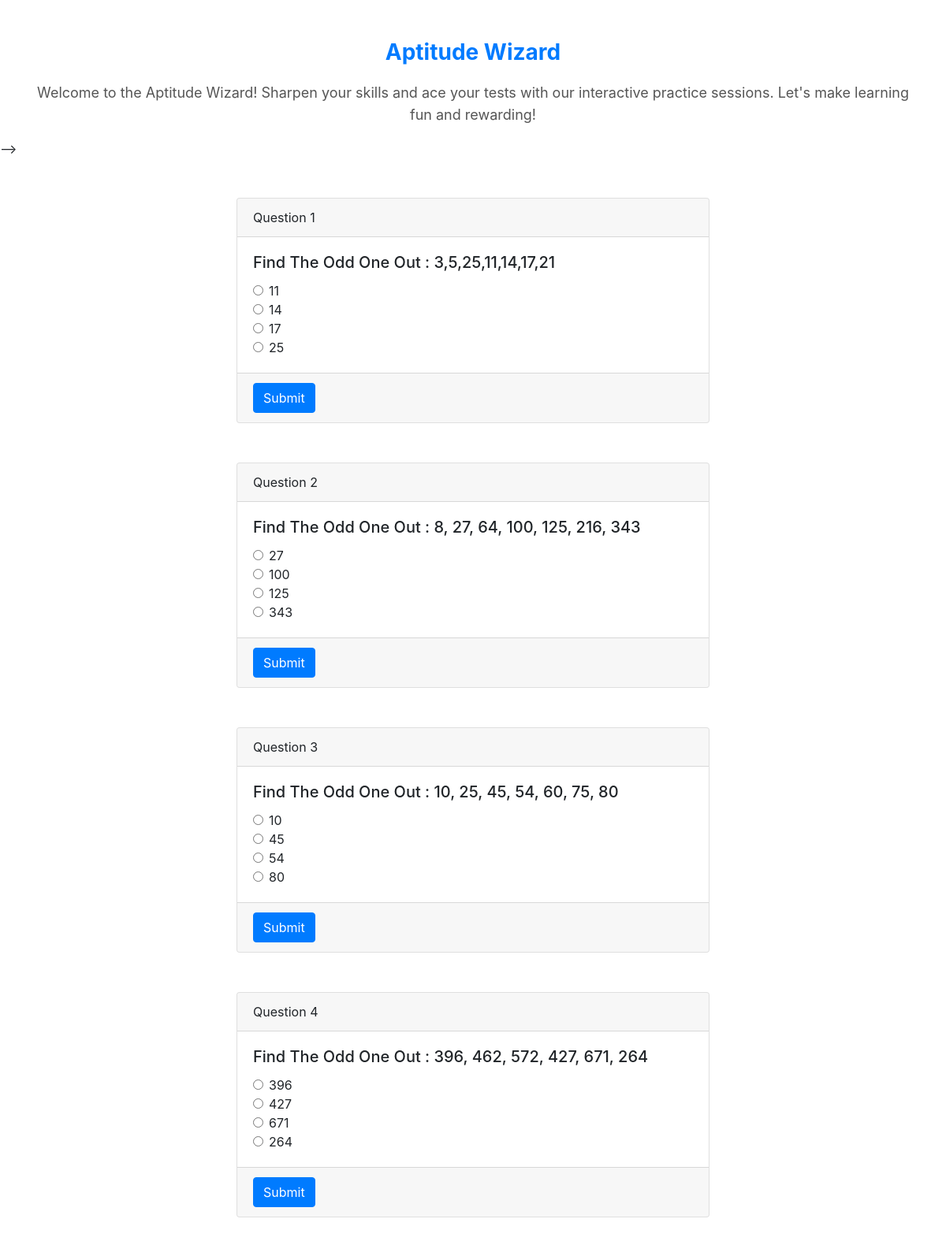
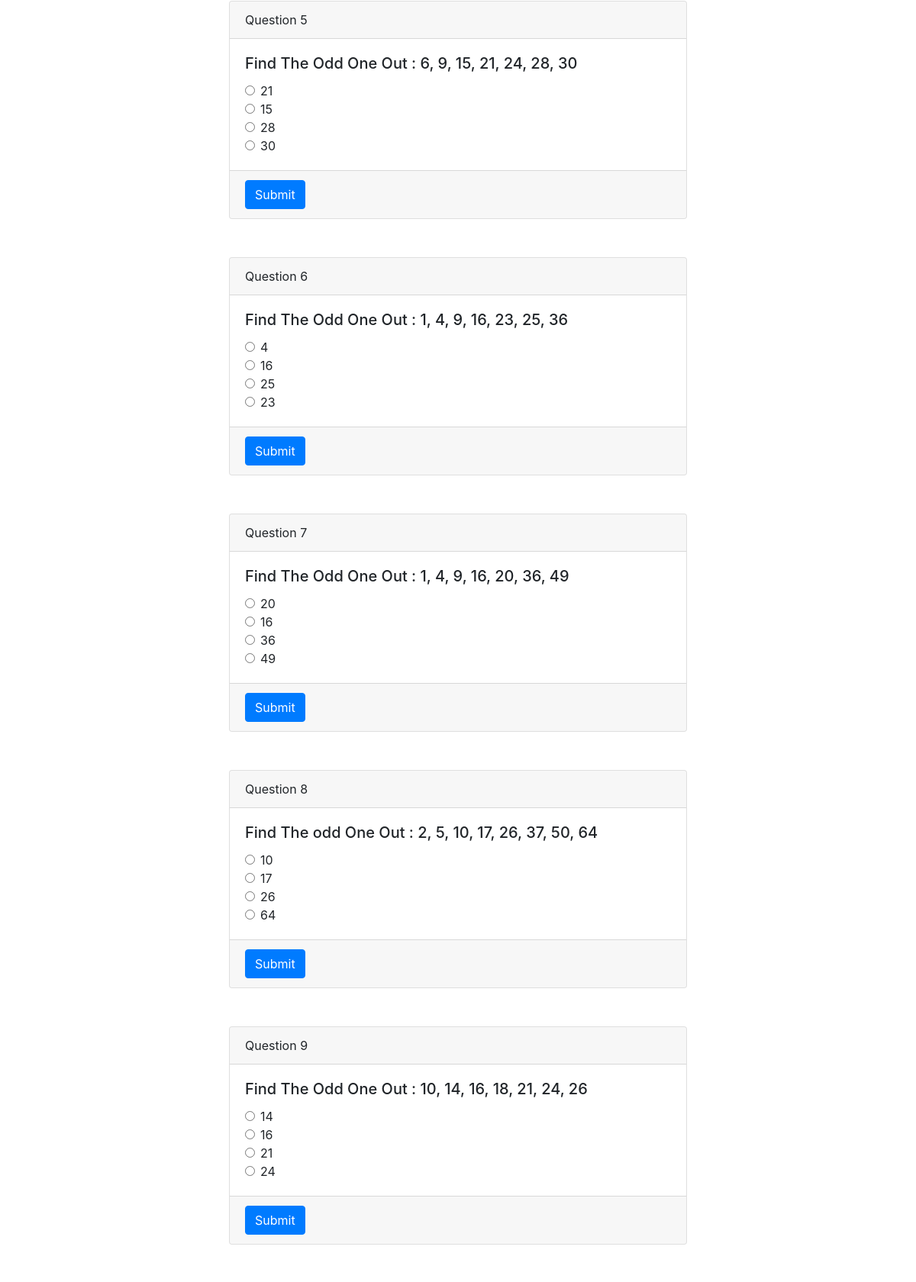
The page /logical-reasoning/oddManOut/ (signed in, upper part) on the database its author committed (2 pictures, top to bottom).
### aptitudewizard/models.py (models this page shows)
class Question(models.Model):
    user = models.ForeignKey(User,on_delete=models.SET_NULL,null=True,blank=True)
    category = models.TextField(null=True,blank=True)
    question = models.TextField(null=True,blank=True)
    option_1 = models.TextField(null=True,blank=True)
    option_2 = models.TextField(null=True,blank=True)
    option_3 = models.TextField(null=True,blank=True)
    option_4 = models.TextField(null=True,blank=True)
    correct_answer = models.TextField(null=True,blank=True)
    solution = models.TextField(null=True,blank=True)

### aptitudewizard/views.py (the view)
# urls.py: path("logical-reasoning/<str:category>/",Questions,name="questions"),
@login_required(login_url="/login/")
def Questions(request,category):
    context = {'question':Question.objects.all().filter(category=category)}
    return render(request,'questions.html',context)

### templates/questions.html (shortened to what this page needs)
<!DOCTYPE html>
<html lang="en">
<head>
  <link rel="stylesheet" href="https://stackpath.bootstrapcdn.com/bootstrap/4.5.2/css/bootstrap.min.css">
</head>
<body>
<div class="container aptitude-wizard animated">
  <div class="row">
    <div class="col-md-12">
      <h3>Aptitude Wizard</h3>
      <p>Welcome to the Aptitude Wizard! Sharpen your skills and ace your tests with our interactive practice sessions. Let's make learning fun and rewarding!</p>
    </div>
  </div>
</div>
</a> -->
{% for q in question %}
<div class="container">
  <div class="card">
    <div class="card-header">
      Question {{forloop.counter}}
    </div>
    <div class="card-body">
      <h5 class="card-title">{{q.question}}</h5>
      <form id="questionForm{{forloop.counter}}">
        <div class="form-check">
          <input class="form-check-input" type="radio" name="option{{forloop.counter}}" id="option1{{forloop.counter}}" value="a">
          <label class="form-check-label" for="option1{{forloop.counter}}">
            {{q.option_1}}
          </label>
        </div>
        <div class="form-check">
          <input class="form-check-input" type="radio" name="option{{forloop.counter}}" id="option2{{forloop.counter}}" value="b">
          <label class="form-check-label" for="option2{{forloop.counter}}">
            {{q.option_2}}
          </label>
        </div>
        <div class="form-check">
          <input class="form-check-input" type="radio" name="option{{forloop.counter}}" id="option3{{forloop.counter}}" value="c">
          <label class="form-check-label" for="option3{{forloop.counter}}">
            {{q.option_3}}
          </label>
        </div>
        <div class="form-check">
          <input class="form-check-input" type="radio" name="option{{forloop.counter}}" id="option4{{forloop.counter}}" value="d">
          <label class="form-check-label" for="option4{{forloop.counter}}">
            {{q.option_4}}
          </label>
        </div>
      </form>
    </div>
    <div class="card-footer text-muted">
      <button type="button" class="btn btn-primary" onclick="checkAnswer('{{q.correct_answer}}', {{forloop.counter}})">Submit</button>
    </div>
  </div>
</div>
{% endfor %}
</body>
</html>

### templates/questions.html (style rules this page uses)
.card { width: 80%; max-width: 600px; margin: 0 auto; margin-top: 50px; animation: fadeInUp 0.5s ease forwards; }
.aptitude-wizard { text-align: center; margin-top: 50px; }
.aptitude-wizard h3 { color: #007bff; font-size: 28px; font-weight: bold; margin-bottom: 20px; }
.aptitude-wizard p { font-size: 18px; line-height: 1.6; color: #555; }
.aptitude-wizard.animated { animation: slideInLeft 0.5s ease forwards; }

### rows shown on the page
Question: question "Find The Odd One Out : 3,5,25,11,14,17,21", option_1 "11", option_2 "14", option_3 "17", option_4 "25"
Question: question "Find The Odd One Out : 8, 27, 64, 100, 125, 216, 343", option_1 "27", option_2 "100", option_3 "125", option_4 "343"
Question: question "Find The Odd One Out : 10, 25, 45, 54, 60, 75, 80", option_1 "10", option_2 "45", option_3 "54", option_4 "80"
Question: question "Find The Odd One Out : 396, 462, 572, 427, 671, 264", option_1 "396", option_2 "427", option_3 "671", option_4 "264"
Question: question "Find The Odd One Out : 6, 9, 15, 21, 24, 28, 30", option_1 "21", option_2 "15", option_3 "28", option_4 "30"
Question: question "Find The Odd One Out : 1, 4, 9, 16, 23, 25, 36", option_1 "4", option_2 "16", option_3 "25", option_4 "23"
Question: question "Find The Odd One Out : 1, 4, 9, 16, 20, 36, 49", option_1 "20", option_2 "16", option_3 "36", option_4 "49"
Question: question "Find The odd One Out : 2, 5, 10, 17, 26, 37, 50, 64", option_1 "10", option_2 "17", option_3 "26", option_4 "64"
Question: question "Find The Odd One Out : 10, 14, 16, 18, 21, 24, 26", option_1 "14", option_2 "16", option_3 "21", option_4 "24"
